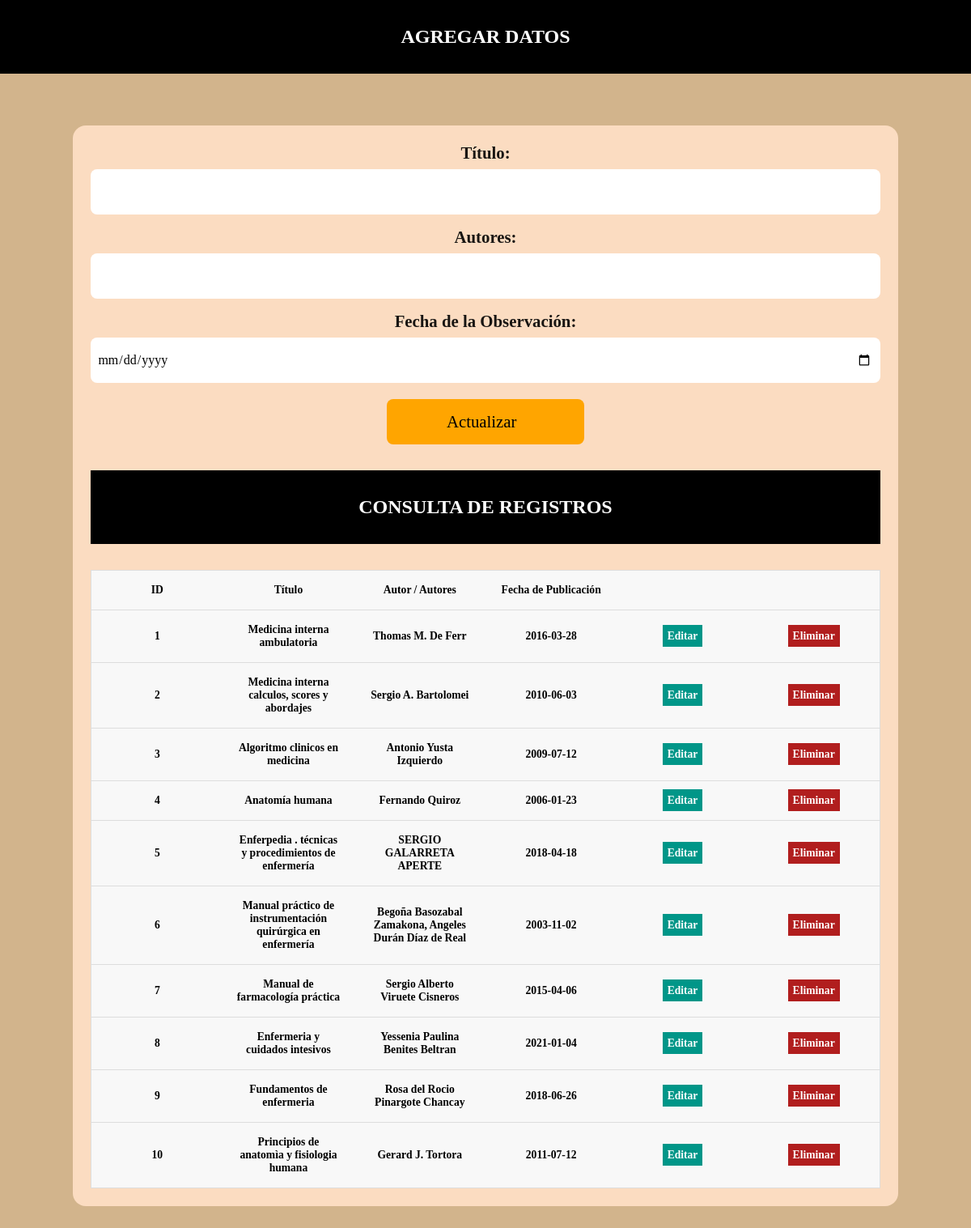
/mislibros.php, run on the app's committed database.
### tables this page shows
CREATE TABLE `info_libros` (
  `id` int(11) NOT NULL,
  `titulo` varchar(100) NOT NULL,
  `autores` varchar(200) NOT NULL,
  `fecha_publicacion` date NOT NULL
);

### mislibros.php (the view, shortened to what this page needs)
<?php
$con = connection();
$sql = "SELECT * FROM info_libros";
$query = mysqli_query($con, $sql);
?>
<!DOCTYPE html>
<html lang="en">
<head>
    <link rel="stylesheet" href="mistyle.css">
    <link rel="stylesheet" href="crud.css">
</head>
<body>
<h2 id="verde">AGREGAR DATOS</h2>
            <form class="content" action="insert.php" method="post">
            <div class="form-group">
                <label for="especie">Título:</label>
                <input type="text" id="titulo" name="titulo" required>
            <div class="form-group campos-flora">
                <label for="condiciones_climaticas">Autores:</label>
                <input type="text" id="autores" name="autores">
            </div>
            <div class="form-group">
                <label for="fecha">Fecha de la Observación:</label>
                <input type="date" id="fecha_publicacion" name="fecha_publicacion" required>
            </div>
            <button type="submit" class="btn btn-primary">Actualizar</button>
        </form>
    <div class="users-table">
        <h2 style="margin-top: 2rem;">CONSULTA DE REGISTROS</h2>
        <table>
            <thead>
                <tr>
                    <th>ID</th>
                    <th>Título</th>
                    <th>Autor / Autores</th>
                    <th>Fecha de Publicación</th>
                    <th></th>
                    <th></th>
                </tr>
            </thead>
            <tbody>
                <?php while ($row = mysqli_fetch_array($query)): ?>
                    <tr>
                        <th><?= $row['id'] ?></th>
                        <th><?= $row['titulo'] ?></th>
                        <th><?= $row['autores'] ?></th>
                        <th><?= $row['fecha_publicacion'] ?></th>
                        <th><a href="update.php?id=<?= $row['id'] ?>" class="users-table--edit">Editar</a></th>
                        <th><a href="delete.php?id=<?= $row['id'] ?>" class="users-table--delete" >Eliminar</a></th>
                    </tr>
                <?php endwhile; ?>
            </tbody>
        </table>
    </div>
</body>
</html>

### mistyle.css (style rules this page uses)
* { margin: 0; padding: 0; box-sizing: border-box; }
h2 { background-color: black; padding: 2rem; text-align: center; color: white; }
.content { width: 85%; margin: 0 auto; background-color: hsl(28, 87%, 87%); margin-top: 4rem; border-radius: 1rem; padding: 1.4rem; margin-bottom: 2rem; }
label { display: block; font-size: 1.3rem; font-weight: 600; margin-bottom: 0.5rem; opacity: 90%; }
input, select, textarea { min-width: 100%; min-height: 2rem; margin-bottom: 1rem; padding-left: 1ch; border: none; }
input, select, textarea, button { font: inherit; height: 3.5rem; padding-right: 0.6rem; border-radius: 0.5rem; }
button { transition: all ease 0.3s; display: block; background-color: orange; padding-block: 0.7rem; width: 25%; margin: 0 auto; font-size: 1.3rem; border: 0; border-radius: 0.5rem; margin-top: 0.2rem; font-weight: 500; }
.content { display: grid; grid-template-rows: repeat(8, 200px); grid-template-rows: 1fr; column-gap: 2rem; row-gap: 0.18rem; }
button { grid-column: 1/-1; }

### crud.css (style rules this page uses)
html { text-align: center; background-color: tan; }
a { text-decoration: none; }
.users-table table { border: 1px solid #ccc; border-collapse: collapse; margin: 0; padding: 0; width: 100%; table-layout: fixed; }
h2 { margin-bottom: 2rem; }
table tr { background-color: #f8f8f8; border: 1px solid #ddd; padding: 4px; }
table th { padding: 16px; text-align: center; font-size: .85em; }
.users-table--edit { background: #009688; padding: 6px; color: #fff; text-align: center; font-weight: bold; }
.users-table--delete { background: #b11e1e; padding: 6px; color: #fff; text-align: center; font-weight: bold; }

### data on the page
info_libros: id "1", titulo "Medicina interna ambulatoria", autores "Thomas M. De Ferr", fecha_publicacion "2016-03-28"
info_libros: id "2", titulo "Medicina interna calculos, scores y abordajes", autores "Sergio A. Bartolomei", fecha_publicacion "2010-06-03"
info_libros: id "3", titulo "Algoritmo clinicos en medicina", autores "Antonio Yusta Izquierdo", fecha_publicacion "2009-07-12"
info_libros: id "4", titulo "Anatomía humana", autores "Fernando Quiroz", fecha_publicacion "2006-01-23"
info_libros: id "5", titulo "Enferpedia . técnicas y procedimientos de enfermería", autores "SERGIO GALARRETA APERTE", fecha_publicacion "2018-04-18"
info_libros: id "6", titulo "Manual práctico de instrumentación quirúrgica en enfermería", autores "Begoña Basozabal Zamakona, Angeles Durán Díaz de Real", fecha_publicacion "2003-11-02"
info_libros: id "7", titulo "Manual de farmacología práctica", autores "Sergio Alberto Viruete Cisneros", fecha_publicacion "2015-04-06"
info_libros: id "8", titulo "Enfermeria y cuidados intesivos", autores "Yessenia Paulina Benites Beltran", fecha_publicacion "2021-01-04"
info_libros: id "9", titulo "Fundamentos de enfermeria", autores "Rosa del Rocio Pinargote Chancay", fecha_publicacion "2018-06-26"
info_libros: id "10", titulo "Principios de anatomìa y fisiologia humana", autores "Gerard J. Tortora", fecha_publicacion "2011-07-12"
